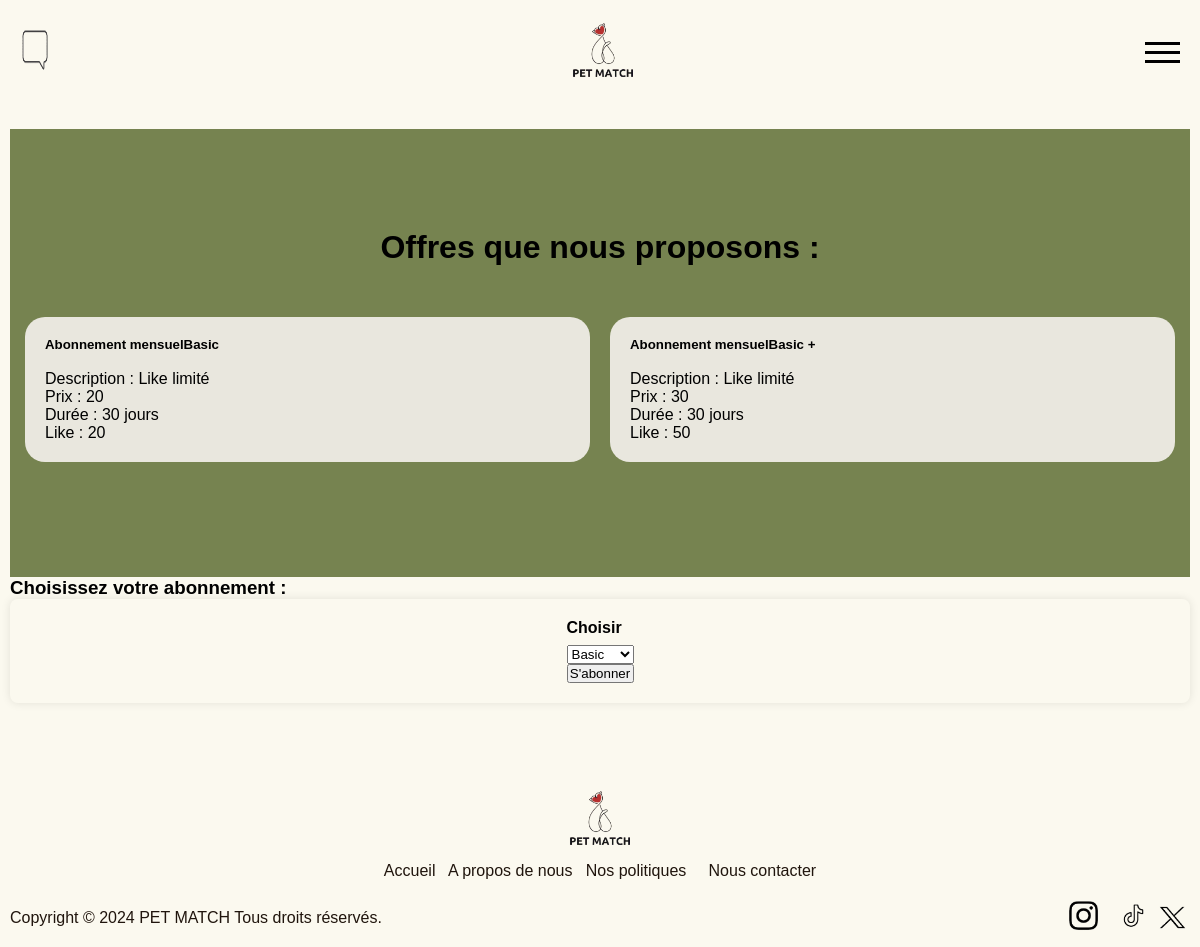
Screenshot of /user/subscribe.php (signed in) with the database file from the repository.
### tables this page shows
CREATE TABLE subscription (
    id INTEGER PRIMARY KEY AUTOINCREMENT,
    description TEXT NOT NULL,
    name TEXT NOT NULL UNIQUE,
    price FLOAT NOT NULL,
    duration INTEGER NOT NULL,
    limited_like INTEGER NOT NULL DEFAULT 1,
    number_like INTEGER
);

### user/subscribe.php (the view, shortened to what this page needs)
<?php include '../template/header.php'; ?>
<?php
    $pdo = new PDO('sqlite:../DB/my_database.db');
    $pdo->setAttribute(PDO::ATTR_ERRMODE, PDO::ERRMODE_EXCEPTION);
    $sql = "SELECT * FROM subscription";
    $stmt = $pdo->query($sql);
    $subscriptions = $stmt->fetchAll(PDO::FETCH_ASSOC);
?>
<div class="container" id="cards" style="height: min-content; padding: 100px 0;">
    <div class="center"><h1>Offres que nous proposons :</h1></div>
    <br><br>
    <div class="block">
        <?php
            if ($subscriptions) {
                foreach ($subscriptions as $subscription) {
                    echo "<div class='card'>
                            <h5>Abonnement mensuel".htmlspecialchars($subscription['name'])."</h5>
                            <br>
                            <p>Description : ".htmlspecialchars($subscription['description'])."</p>
                            <p>Prix : ".htmlspecialchars($subscription['price'])."</p>
                            <p>Durée : ".htmlspecialchars($subscription['duration'])." jours</p>
                            <p>Like : ".$subscription['number_like']."</p>
                        </div>";
                }
            }
            else {
                echo "<div class='card'>
                    <p>aucun abonnement à proposer</p>
                    </div>";
            }
        ?>
    </div>
</div>
<div>
    <h3>Choisissez votre abonnement :</h3>
    <div class="form">
        <form action="form/subscribeF.php" method="POST">
        <label>Choisir</label>
        <select id="subscription" name="subscription">
            <?php
                if ($subscriptions) {
                    foreach ($subscriptions as $subscription) {
                        echo "<option value='" . htmlspecialchars($subscription['name'], ENT_QUOTES, 'UTF-8') . "'>" . htmlspecialchars($subscription['name'], ENT_QUOTES, 'UTF-8') . "</option>";
                    }
                } else {
                    echo "<p>aucun abonnement actif</p>";
                }
            ?>
        </select>
        <button type="submit">S'abonner</button>
    </form>
    </div>
</div>
<?php include '../template/footer.php'; ?>

### css/style.css (style rules this page uses)
* { margin: 0; padding: 0; box-sizing: border-box; }
html { height: 100%; background-color: #FBF9EF; }
body { min-height: 100%; display: block; flex-direction: column; font-family: "Arial", Sans-serif; background-color: #FBF9EF; }
p { color : #000000; }
.center { width: 100%; text-align: center; }
.container { margin-top: 15px; display: flex; width: 100%; flex-direction: column; justify-content: space-between; align-items: center; height: min-content; }
.container h1 { color: black; }
.container#cards { background-color: #768350; width: 100%; padding: 10px; }
.block { display: flex; align-items: inherit; flex-wrap: wrap; width: 100%; justify-content: center; padding:5px; }
.card { width: calc(100%/2 - 20px); padding: 20px; margin: 10px; background-color: #E9E7DE; border-radius: 20px; }

### css/form.css (style rules this page uses)
.form { display : flex; justify-content: center; align-items: center; padding: 20px; border-radius: 8px; box-shadow: 0 0 10px rgba(0, 0, 0, 0.1); width: 100%; }
.form form { display: flex; flex-direction: column; }
.form label { margin-bottom: 8px; font-weight: bold; }

### rows the page displays
subscription: name "Basic", description "Like limité", price "20", duration "30", number_like "20"
subscription: name "Basic +", description "Like limité", price "30", duration "30", number_like "50"

### other values shown
form field subscription "Basic"
